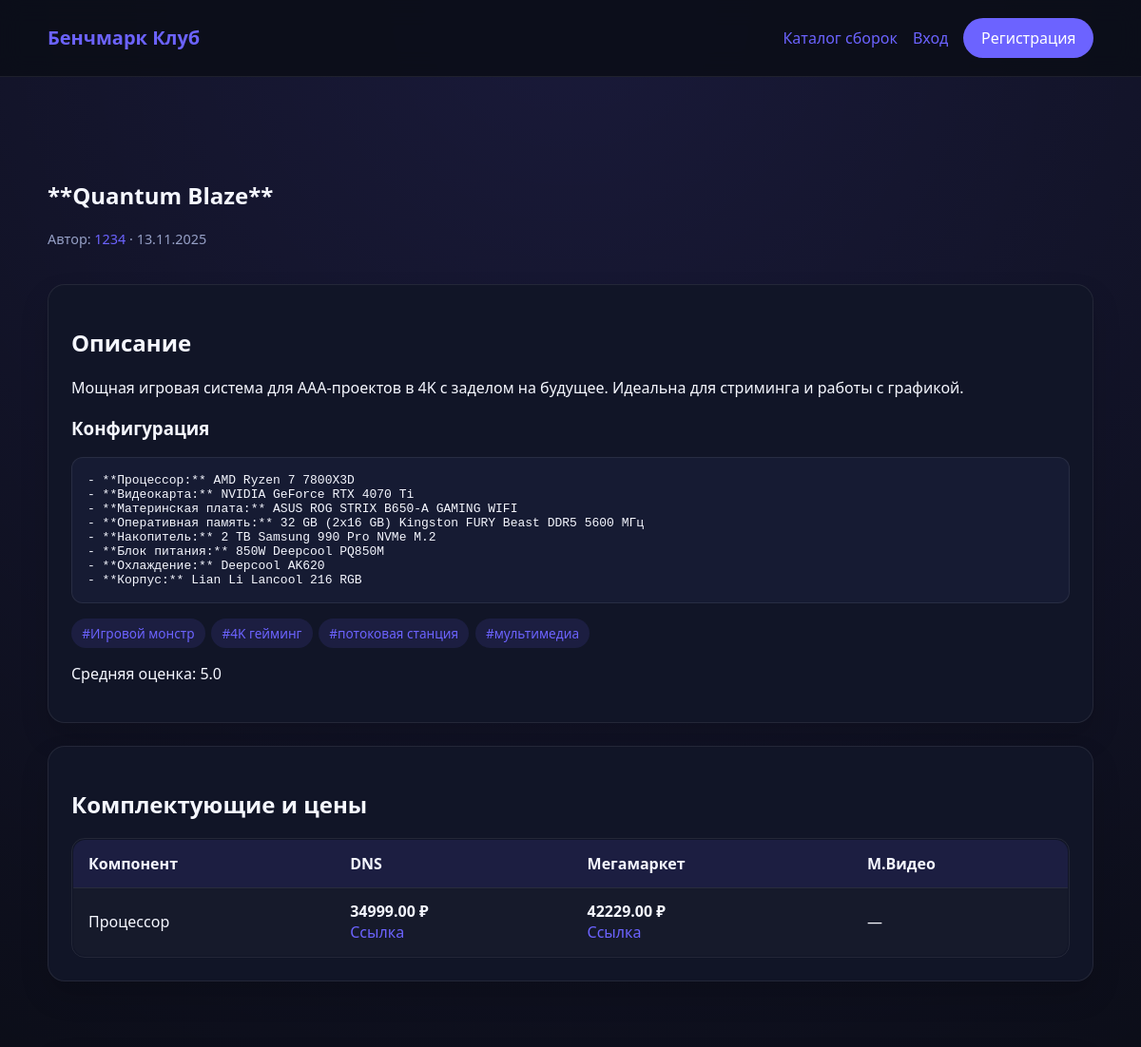
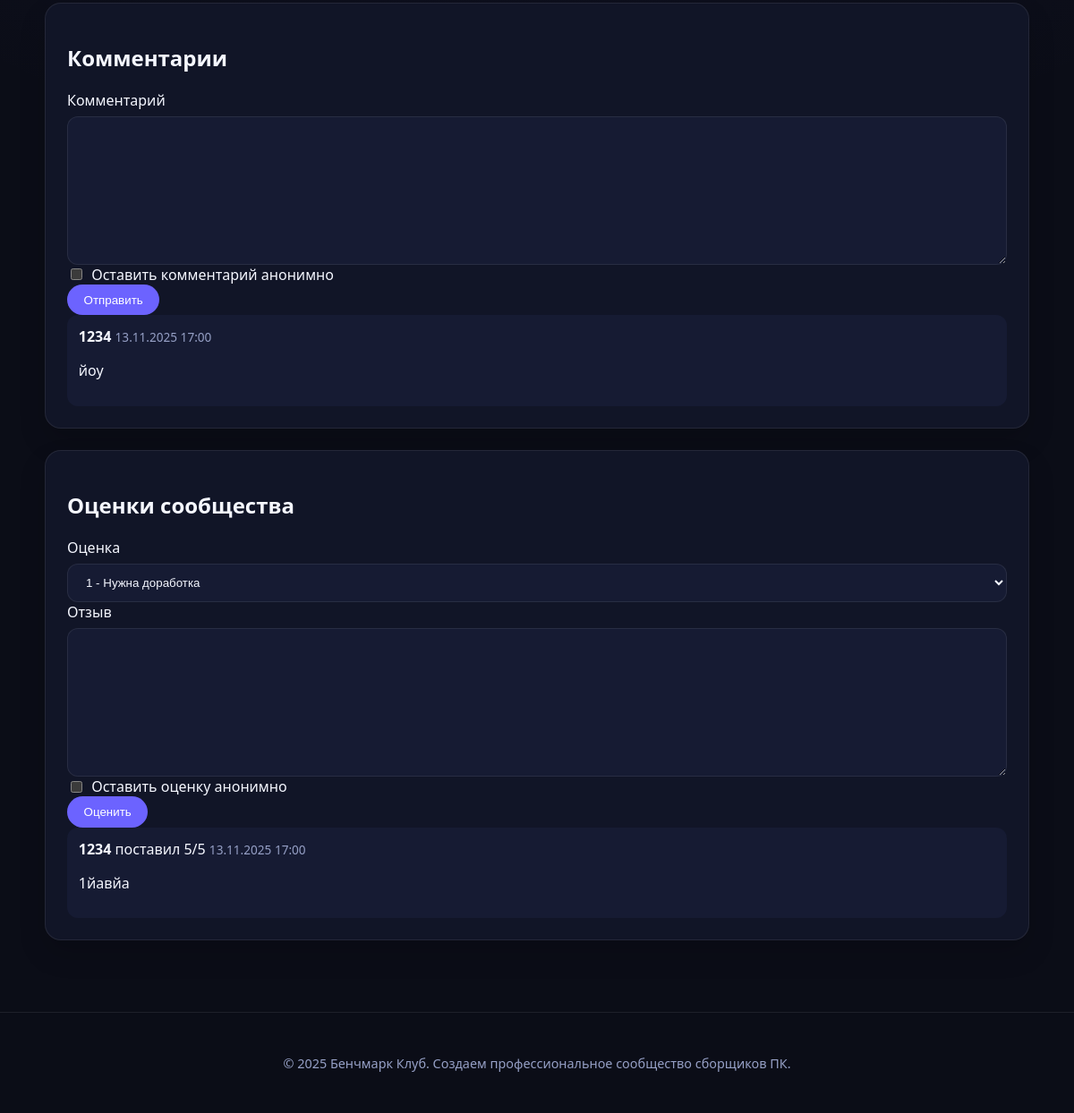
Screenshot of /builds/1 with the database file from the repository (2 pictures, top to bottom).
### app/models.py (models this page shows, shortened)
class Build(db.Model):
    __tablename__ = "builds"
    id = db.Column(db.Integer, primary_key=True)
    title = db.Column(db.String(120), nullable=False)
    description = db.Column(db.Text, nullable=False)
    hardware_summary = db.Column(db.Text, nullable=False)
    is_published = db.Column(db.Boolean, default=False, nullable=False)
    is_anonymous = db.Column(db.Boolean, default=False, nullable=False)
    cover_image = db.Column(db.String(255))
    created_at = db.Column(db.DateTime, default=datetime.utcnow, nullable=False)
    updated_at = db.Column(
        db.DateTime, default=datetime.utcnow, onupdate=datetime.utcnow
    )
    author_id = db.Column(db.Integer, db.ForeignKey("users.id"), nullable=False)
    author = db.relationship("User", back_populates="builds")
    tags = db.relationship("Tag", secondary=build_tags, back_populates="builds")
    comments = db.relationship(
        "BuildComment", back_populates="build", cascade="all,delete-orphan"
    )
    ratings = db.relationship(
        "BuildRating", back_populates="build", cascade="all,delete-orphan"
    )
    components = db.relationship(
        "BuildComponent", back_populates="build", cascade="all,delete-orphan"
    )
    benchmarks = db.relationship(
        "BenchmarkResult", back_populates="build", cascade="all,delete-orphan"
    )
    def average_rating(self) -> float | None:
        if not self.ratings:
            return None
        return sum(r.score for r in self.ratings) / len(self.ratings)
    def display_author_name(self) -> str:
        if self.is_anonymous:
            return "Анонимный конструктор"
        return self.author.display_name
    def allow_profile_link(self) -> bool:
        return not self.is_anonymous

class User(UserMixin, db.Model):
    __tablename__ = "users"
    id = db.Column(db.Integer, primary_key=True)
    phone_number = db.Column(db.String(20), unique=True, nullable=False, index=True)
    display_name = db.Column(db.String(80), nullable=False)
    email = db.Column(db.String(120), unique=True)
    password_hash = db.Column(db.String(255), nullable=False)
    role = db.Column(db.Enum(Role), default=Role.MEMBER, nullable=False)
    bio = db.Column(db.Text)
    created_at = db.Column(db.DateTime, default=datetime.utcnow, nullable=False)
    builds = db.relationship("Build", back_populates="author", cascade="all,delete")
    comments = db.relationship(
        "BuildComment", back_populates="author", cascade="all,delete"
    )
    ratings = db.relationship(
        "BuildRating", back_populates="reviewer", cascade="all,delete"
    )
    achievements = db.relationship(
        "UserAchievement", back_populates="user", cascade="all,delete"
    )
    subscriptions = db.relationship(
        "Subscription",
        foreign_keys="Subscription.follower_id",
        back_populates="follower",
        cascade="all,delete",
    )
    followers = db.relationship(
        "Subscription",
        foreign_keys="Subscription.followed_id",
        back_populates="followed",
        cascade="all,delete",
    )
    benchmarks = db.relationship(
        "BenchmarkResult", back_populates="user", cascade="all,delete"
    )

class Tag(db.Model):
    __tablename__ = "tags"
    id = db.Column(db.Integer, primary_key=True)
    name = db.Column(db.String(50), unique=True, nullable=False)
    builds = db.relationship("Build", secondary=build_tags, back_populates="tags")

class BuildRating(db.Model):
    __tablename__ = "build_ratings"
    id = db.Column(db.Integer, primary_key=True)
    score = db.Column(db.Integer, nullable=False)
    feedback = db.Column(db.Text)
    created_at = db.Column(db.DateTime, default=datetime.utcnow, nullable=False)
    build_id = db.Column(db.Integer, db.ForeignKey("builds.id"), nullable=False)
    reviewer_id = db.Column(db.Integer, db.ForeignKey("users.id"), nullable=False)
    is_anonymous = db.Column(db.Boolean, default=False, nullable=False)
    build = db.relationship("Build", back_populates="ratings")
    reviewer = db.relationship("User", back_populates="ratings")
    __table_args__ = (
        db.CheckConstraint("score BETWEEN 1 AND 5", name="check_rating_range"),
        db.UniqueConstraint(
            "build_id", "reviewer_id", name="uniq_build_reviewer_rating"
        ),
    )
    def display_reviewer_name(self) -> str:
        if self.is_anonymous:
            return "Анонимный оценщик"
        return self.reviewer.display_name

class BuildComponent(db.Model):
    __tablename__ = "build_components"
    id = db.Column(db.Integer, primary_key=True)
    name = db.Column(db.String(120), nullable=False)
    dns_price = db.Column(db.Numeric(10, 2))
    dns_url = db.Column(db.String(255))
    megamarket_price = db.Column(db.Numeric(10, 2))
    megamarket_url = db.Column(db.String(255))
    mvideo_price = db.Column(db.Numeric(10, 2))
    mvideo_url = db.Column(db.String(255))
    created_at = db.Column(db.DateTime, default=datetime.utcnow, nullable=False)
    build_id = db.Column(db.Integer, db.ForeignKey("builds.id"), nullable=False)
    build = db.relationship("Build", back_populates="components")

class BuildComment(db.Model):
    __tablename__ = "build_comments"
    id = db.Column(db.Integer, primary_key=True)
    content = db.Column(db.Text, nullable=False)
    created_at = db.Column(db.DateTime, default=datetime.utcnow, nullable=False)
    build_id = db.Column(db.Integer, db.ForeignKey("builds.id"), nullable=False)
    author_id = db.Column(db.Integer, db.ForeignKey("users.id"), nullable=False)
    is_anonymous = db.Column(db.Boolean, default=False, nullable=False)
    build = db.relationship("Build", back_populates="comments")
    author = db.relationship("User", back_populates="comments")
    def display_author_name(self) -> str:
        if self.is_anonymous:
            return "Анонимный участник"
        return self.author.display_name

### app/routes.py (the view, shortened to what this page needs)
@builds_bp.route("/<int:build_id>", methods=["GET", "POST"])
def detail(build_id: int):
    build = Build.query.get_or_404(build_id)
    if not build.is_published and (not current_user.is_authenticated or build.author != current_user):
        abort(404)
    comment_form = CommentForm(prefix="comment")
    rating_form = RatingForm(prefix="rating")
    subscribe_form = HiddenIdForm(prefix="subscribe") if build.allow_profile_link() else None
    if request.method == "GET" and subscribe_form:
        subscribe_form.target_id.data = str(build.author_id)
    is_subscribed = False
    return render_template(
        "builds/detail.html",
        build=build,
        comment_form=comment_form,
        rating_form=rating_form,
        subscribe_form=subscribe_form,
        is_subscribed=is_subscribed,
    )

### app/templates/builds/detail.html (shortened to what this page needs)
{% extends "base.html" %}
{% block content %}
  <article class="grid">
    <header class="header-row">
      <div>
        <h1>{{ build.title }}</h1>
        <p class="card__meta">
          Автор:
          {% if build.allow_profile_link() %}
            <a href="{{ url_for('main.expert_profile', user_id=build.author_id) }}">{{ build.display_author_name() }}</a>
          {% else %}
            {{ build.display_author_name() }}
          {% endif %}
          · {{ build.created_at.strftime('%d.%m.%Y') }}
        </p>
      </div>
    </header>
    <section class="card">
      <h2>Описание</h2>
      <p>{{ build.description }}</p>
      <h3>Конфигурация</h3>
      <pre class="hardware">{{ build.hardware_summary }}</pre>
      <div class="tags">
        {% for tag in build.tags %}
          <a class="tag" href="{{ url_for('builds.catalog', tag=tag.name) }}">#{{ tag.name }}</a>
        {% endfor %}
      </div>
      <p class="rating">
        Средняя оценка: {{ '%.1f'|format(build.average_rating()) if build.average_rating() else 'Еще нет оценок' }}
      </p>
    </section>
    {% if build.components %}
      <section class="card">
        <h2>Комплектующие и цены</h2>
        <div class="table-responsive">
          <table class="table table-striped">
            <thead>
              <tr>
                <th>Компонент</th>
                <th>DNS</th>
                <th>Мегамаркет</th>
                <th>М.Видео</th>
              </tr>
            </thead>
            <tbody>
              {% for component in build.components %}
                <tr>
                  <td>{{ component.name }}</td>
                  <td>
                    {% if component.dns_price %}
                      <span class="price">{{ '%.2f'|format(component.dns_price) }} ₽</span>
                      {% if component.dns_url %}
                        <a href="{{ component.dns_url }}" target="_blank" rel="noopener">Ссылка</a>
                      {% endif %}
                    {% else %}
                      —
                    {% endif %}
                  </td>
                  <td>
                    {% if component.megamarket_price %}
                      <span class="price">{{ '%.2f'|format(component.megamarket_price) }} ₽</span>
                      {% if component.megamarket_url %}
                        <a href="{{ component.megamarket_url }}" target="_blank" rel="noopener">Ссылка</a>
                      {% endif %}
                    {% else %}
                      —
                    {% endif %}
                  </td>
                  <td>
                    {% if component.mvideo_price %}
                      <span class="price">{{ '%.2f'|format(component.mvideo_price) }} ₽</span>
                      {% if component.mvideo_url %}
                        <a href="{{ component.mvideo_url }}" target="_blank" rel="noopener">Ссылка</a>
                      {% endif %}
                    {% else %}
                      —
                    {% endif %}
                  </td>
                </tr>
              {% endfor %}
            </tbody>
          </table>
        </div>
      </section>
    {% endif %}
    <section class="grid two-cols">
      <article class="card">
        <h2>Комментарии</h2>
        <form method="post">
          <div class="form-group">
            {{ comment_form.content.label }}{{ comment_form.content(class="input input--textarea") }}
          </div>
          <div class="form-group checkbox">
            {{ comment_form.is_anonymous() }} {{ comment_form.is_anonymous.label }}
          </div>
          <button class="btn btn-accent" name="comment-submit" type="submit">{{ comment_form.submit.label.text }}</button>
        </form>
        <ul class="comment-list">
          {% for comment in build.comments|sort(attribute='created_at', reverse=True) %}
            <li>
              <strong>{{ comment.display_author_name() }}</strong>
              <span class="comment-date">{{ comment.created_at.strftime('%d.%m.%Y %H:%M') }}</span>
              <p>{{ comment.content }}</p>
            </li>
          {% else %}
            <li>Комментарии еще не добавлены.</li>
          {% endfor %}
        </ul>
      </article>
      <article class="card">
        <h2>Оценки сообщества</h2>
        <form method="post">
          <div class="form-group">
            {{ rating_form.score.label }}{{ rating_form.score(class="input") }}
          </div>
          <div class="form-group">
            {{ rating_form.feedback.label }}{{ rating_form.feedback(class="input input--textarea") }}
          </div>
          <div class="form-group checkbox">
            {{ rating_form.is_anonymous() }} {{ rating_form.is_anonymous.label }}
          </div>
          <button class="btn btn-accent" name="rating-submit" type="submit">{{ rating_form.submit.label.text }}</button>
        </form>
        <ul class="comment-list">
          {% for rating in build.ratings|sort(attribute='created_at', reverse=True) %}
            <li>
              <strong>{{ rating.display_reviewer_name() }}</strong> поставил {{ rating.score }}/5
              <span class="comment-date">{{ rating.created_at.strftime('%d.%m.%Y %H:%M') }}</span>
              {% if rating.feedback %}<p>{{ rating.feedback }}</p>{% endif %}
            </li>
          {% else %}
            <li>Еще нет оценок. Оставьте отзыв первым!</li>
          {% endfor %}
        </ul>
      </article>
    </section>
  </article>
{% endblock %}

### app/templates/base.html (shortened to what this page needs)
<!doctype html>
<html lang="ru">
  <head>
    <link rel="stylesheet" href="{{ url_for('static', filename='css/styles.css') }}">
  </head>
  <body>
    {% include 'partials/nav.html' %}
    <main class="container">
      {% block content %}{% endblock %}
    </main>
    <footer class="footer">
      <p>© {{ current_year or 2025 }} Бенчмарк Клуб. Создаем профессиональное сообщество сборщиков ПК.</p>
    </footer>
  </body>
</html>

### app/templates/partials/nav.html
<header class="topbar">
  <div class="topbar__inner container">
    <a class="brand" href="{{ url_for('main.index') }}">Бенчмарк Клуб</a>
    <nav class="nav">
      <a href="{{ url_for('builds.catalog') }}">Каталог сборок</a>
      {% if current_user.is_authenticated %}
        <a href="{{ url_for('builds.mine') }}">Мои сборки</a>
        <a href="{{ url_for('dashboard.overview') }}">Личный кабинет</a>
        <a href="{{ url_for('dashboard.benchmarks') }}">Мои тесты</a>
        <a href="{{ url_for('auth.logout') }}">Выход</a>
      {% else %}
        <a href="{{ url_for('auth.login') }}">Вход</a>
        <a class="btn btn-accent" href="{{ url_for('auth.register') }}">Регистрация</a>
      {% endif %}
    </nav>
  </div>
</header>

### rows the page displays
Build: title "**Quantum Blaze**", display_author_name "1234", created_at "13.11.2025", description "Мощная игровая система для AAA-проектов в 4K с заделом на будущее. Идеальна для стриминга и работы с графикой.", hardware_summary "- **Процессор:** AMD Ryzen 7 7800X3D - **Видеокарта:** NVIDIA GeForce RTX 4070 Ti - **Материнская плата:** ASUS ROG STRIX B650-A GAMING WIFI - **Оперативная память:** 32 GB (2x16 GB) Kingston FURY Beast DDR5 5600 МГц - **Накопитель:** 2 TB Samsung 990 Pro NVMe M.2 - **Блок питания:** 850W Deepcool PQ850M - **Охлаждение:** Deepcool AK620 - **Корпус:** Lian Li Lancool 216 RGB"
Tag: name "Игровой монстр"
Tag: name "4K гейминг"
Tag: name "потоковая станция"
Tag: name "мультимедиа"
BuildRating: score "5.0", display_reviewer_name "1234", score "5", created_at "13.11.2025 17:00", feedback "1йавйа"
BuildComponent: name "Процессор", dns_price "34999.00", megamarket_price "42229.00"
BuildComment: display_author_name "1234", created_at "13.11.2025 17:00", content "йоу"

### other values shown
{{ comment_form.content.label }} "Комментарий"
{{ comment_form.is_anonymous.label }} "Оставить комментарий анонимно"
{{ comment_form.submit.label.text }} "Отправить"
{{ rating_form.score.label }} "Оценка"
{{ rating_form.feedback.label }} "Отзыв"
{{ rating_form.is_anonymous.label }} "Оставить оценку анонимно"
{{ rating_form.submit.label.text }} "Оценить"
